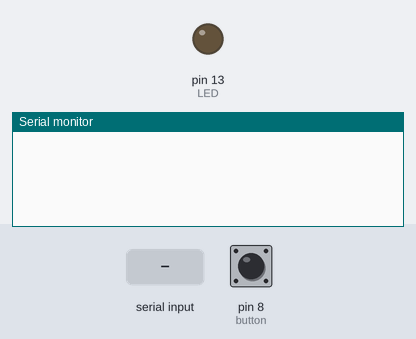
Bench run of a sketch on a simulated Arduino Uno, built with avr-gcc and run on an emulated ATmega328P. On the bench: output pins drawn as LEDs (lit = HIGH), the last lines printed to the serial monitor. Inputs (shaded band) come from the test bench; at power-on: pin 8 (button) LOW.

Above: at 1.2 s.
1.3 s: pin 8 (button) pulled HIGH for 0.15 s
At 1.8 s:
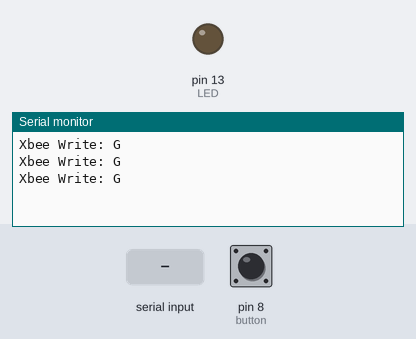
2.9 s: "1" received over the second serial link
At 4.0 s:
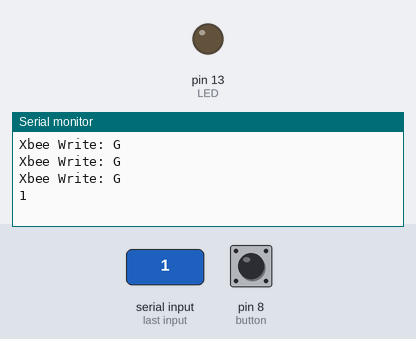

The sketch:

Coordinator_V1.ino
```cpp
/* Output-side (LED) Arduino code */
#include "SoftwareSerial.h"
// RX: Arduino pin 2, XBee pin DOUT.  TX:  Arduino pin 3, XBee pin DIN
SoftwareSerial XBee(2, 3);
int LED = 13;
int button = 8;

void setup()
{
  // Baud rate MUST match XBee settings (as set in XCTU)
  XBee.begin(9600);
  pinMode(LED, OUTPUT);
  pinMode(button, INPUT);
  Serial.begin(9600);
}

void loop()
{


  if(digitalRead(button) == HIGH){
    Serial.println("Xbee Write: G");
    XBee.write('G');
    delay(50);
  }


  if (XBee.available())
  {
    char c = XBee.read();
    Serial.println(c);
  }

}
```

Measured:
- after the input at 1.3 s, the serial monitor: prints a new line at once (image 1)
- after the input at 2.9 s, the serial monitor: prints a new line at once (image 2)
